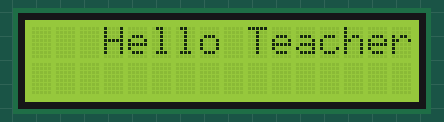
This sketch was run on a simulated Arduino Uno, built with avr-gcc and run on an emulated ATmega328P. Parts: 16×2 character LCD.

Above: at 0.1 s.
At 1.1 s:
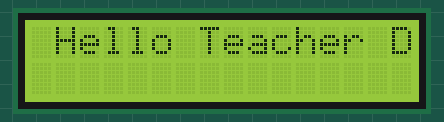
At 1.6 s:
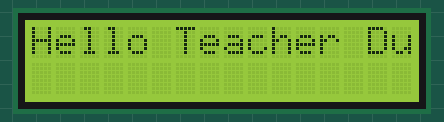
At 2.1 s:
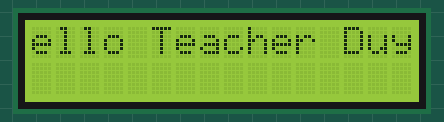
At 3.1 s:
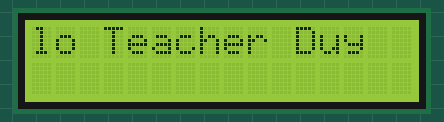
At 4.2 s:
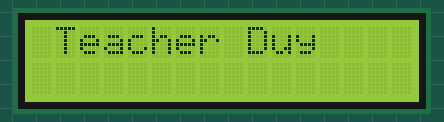

Measured:
- by itself, everything shown: repeats every 4.5 s, in 9 steps
- what the display in image 1 shows lasts 0.5 s, from 1.1 s to 1.6 s

The sketch:

detai1.ino
```cpp
#include <Wire.h>

#include <LiquidCrystal.h>

const int rs = 12, en = 11, d4 = 5, d5 = 4, d6 = 3, d7 = 2;
LiquidCrystal lcd(rs, en, d4, d5, d6, d7);
String intro = "   Hello Teacher Duy     ";

void setup() {

   lcd.begin(16, 2);

}

void loop() {

  for (int i=0; i<intro.length()-16; i++){

    for (int j=0; j<16; j++){

      lcd.setCursor(j,0);

      lcd.print(intro[i+j]);

    }

    delay(500);

  }
}
```
